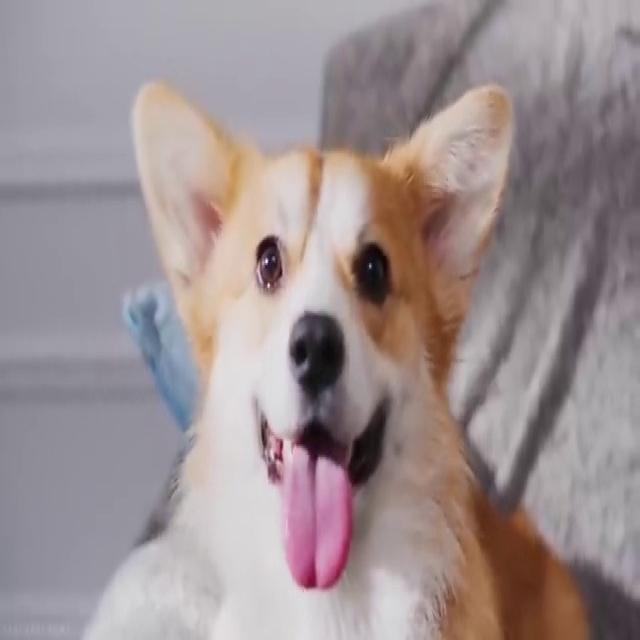
#> input picture scripts/hog/test_photo.jpg, 640 x 640 px
$ python -i usuniecie_tla.py   (imports and definitions only)
#> lines starting #> are read from the running program, lines starting #| are printed output that depends on the picture; after the words box and inside, x2 and y2 are one past the last pixel; in counts of white or black regions, pixels touching at a corner belong together
import numpy as np
import cv2


def _prepare_rgb_uint8(image):
    img = image
    if img.dtype != np.uint8:
        img = img.astype(np.float32)
        if img.max() <= 1.5:
            img = img * 255.0
        img = np.clip(img, 0, 255).astype(np.uint8)
    if img.ndim == 2:
        img = np.stack([img, img, img], axis=2)
    if img.shape[2] == 4:
        img = img[:, :, :3]
    return img


def _fill_holes(mask_bool):
    mask_u8 = (mask_bool.astype(np.uint8)) * 255
    h, w = mask_u8.shape
    im_floodfill = mask_u8.copy()
    flood_mask = np.zeros((h + 2, w + 2), np.uint8)
    cv2.floodFill(im_floodfill, flood_mask, (0, 0), 255)
    im_floodfill_inv = cv2.bitwise_not(im_floodfill)
    filled = mask_u8 | im_floodfill_inv
    return filled > 0


def draw_orb_keypoints(image, nfeatures=1000):
    img_u8 = _prepare_rgb_uint8(image)
    gray = cv2.cvtColor(img_u8, cv2.COLOR_RGB2GRAY)
    orb = cv2.ORB_create(nfeatures=nfeatures)
    kps = orb.detect(gray, None)
    out = img_u8.copy()
    out = cv2.drawKeypoints(img_u8,kps,out,color=(0, 255, 0),flags=cv2.DRAW_MATCHES_FLAGS_DRAW_RICH_KEYPOINTS,)
    out = out.astype(np.float32) / 255.0
    return out


def remove_background_from_image(image,nfeatures=1500,margin_frac=0.05,bg_color=(1.0, 1.0, 1.0),):
    """
    Usuwanie tła na podstawie lokalizacji punktów ORB:
    --> wykrywamy punkty ORB,
    --> bierzemy ich convex hull (zewnętrzna otoczka),
    --> wypełniam cały środek tej otoczki,
    --> lekko rozszerzamy maskę (margines),
    --> resztę ustawiamy na kolor tła.
    """
#> called with nfeatures = 1500, margin_frac = 0.05, bg_color = (1, 1, 1)
    img_u8 = _prepare_rgb_uint8(image)
    h, w = img_u8.shape[:2]
#> h = 640; w = 640

    gray = cv2.cvtColor(img_u8, cv2.COLOR_RGB2GRAY)
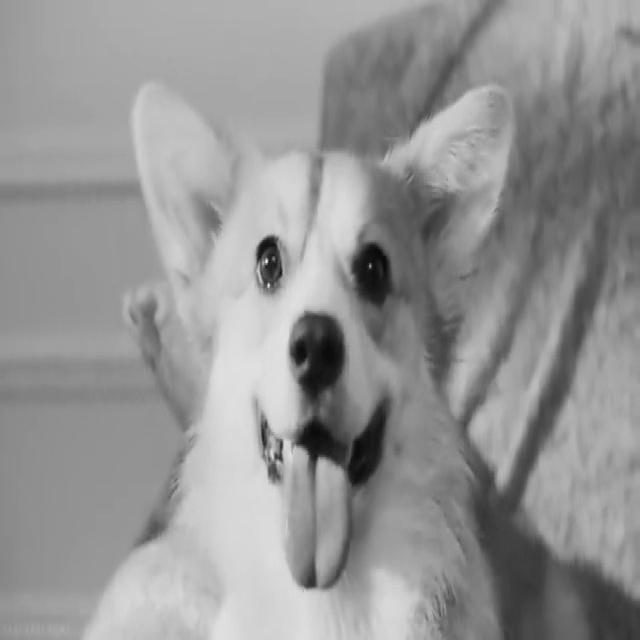
#> gray: shape (640, 640); min 6, max 243, mean 148.5
    orb = cv2.ORB_create(nfeatures=nfeatures)
    kps = orb.detect(gray, None)
#> kps = 572 keypoints; strongest (x, y, size): (266, 260, 31), (269, 240, 111.1), (269, 242, 92.6), (271, 239, 77.1)

    #ORB nie znalazł nic to zostawiam środek obrazka
    if len(kps) == 0:
        mask = np.zeros((h, w), dtype=bool)
        y1 = int(0.2 * h)
        y2 = int(0.8 * h)
        x1 = int(0.2 * w)
        x2 = int(0.8 * w)
        mask[y1:y2, x1:x2] = True
    else:
        pts = np.array([[kp.pt[0], kp.pt[1]] for kp in kps], dtype=np.float32)
#> pts = 572 pairs, first value 131.4 to 501.6, second value 117 to 596.4
        hull = cv2.convexHull(pts)
#> hull = [[501.6, 480.1], [499.7, 485.2], [435.6, 596.4], [303, 591], [137.4, 540.5], [131.4, 313.5], [197.1, 197.1], [322.5, 143.3], [428, 117], [494.5, 132.6]]
        mask_u8 = np.zeros((h, w), dtype=np.uint8)
        cv2.fillConvexPoly(mask_u8, hull.astype(np.int32), 255)
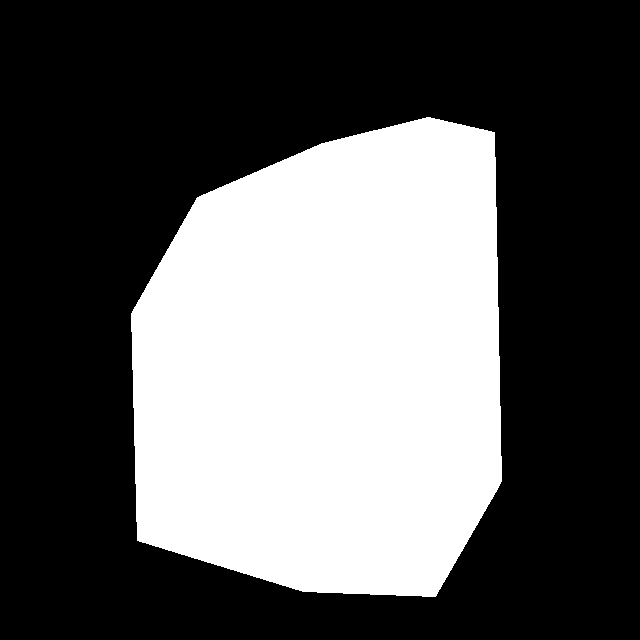
#> mask_u8: shape (640, 640); 36.3% white; 1 white region, box (x1, y1, x2, y2) and area: (131, 117, 502, 597) 148815

        #margines
        margin = int(margin_frac * max(h, w))
#> margin = 32
        if margin > 0:
            kernel = np.ones((margin, margin), np.uint8)
            mask_u8 = cv2.dilate(mask_u8, kernel, iterations=1)
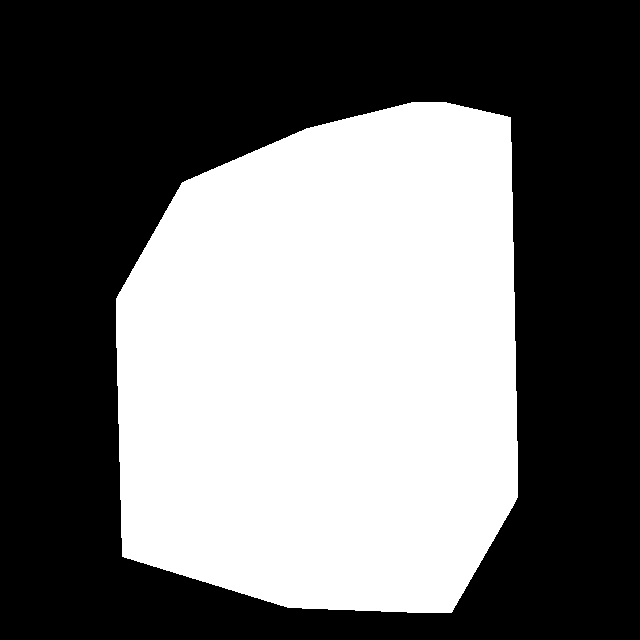
#> mask_u8: shape (640, 640); 43% white; 1 white region, box (x1, y1, x2, y2) and area: (116, 102, 518, 613) 176157

        mask = mask_u8 > 0
        mask = _fill_holes(mask)
#> in _fill_holes, `cv2.floodFill(im_floodfill, flood_mask, (0, 0), 255)`: im_floodfill: shape (640, 640); every value is 255
#> in _fill_holes, `im_floodfill_inv = cv2.bitwise_not(im_floodfill)`: im_floodfill_inv: shape (640, 640); every value is 0

        #lekkie domknięcie (wygładza brzegi)
        kernel_small = np.ones((5, 5), np.uint8)
        mask_u8 = (mask.astype(np.uint8)) * 255
        mask_u8 = cv2.morphologyEx(mask_u8, cv2.MORPH_CLOSE, kernel_small, iterations=1)
        mask = mask_u8 > 0

    #maska na obraz
    img = image.astype(np.float32)
    if img.max() > 1.5:
        img = img / 255.0

    out = img.copy()
    bg = np.array(bg_color, dtype=np.float32)
    out[~mask] = bg
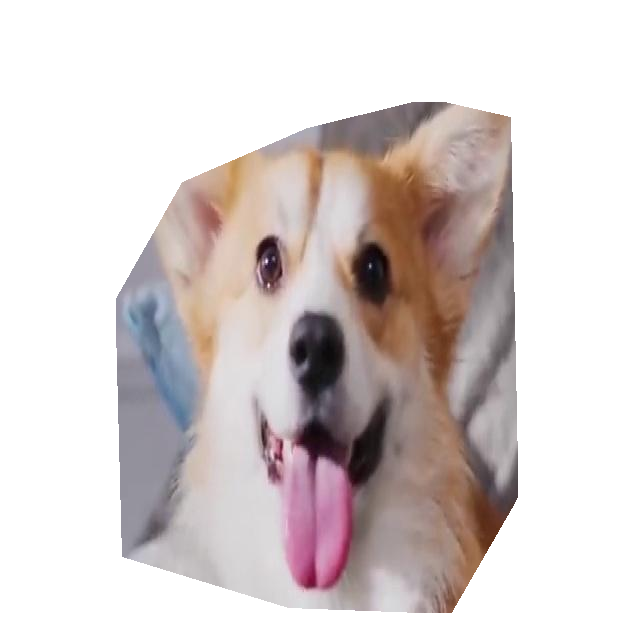
#> out: shape (640, 640, 3) float32; mean R, G, B 0.847, 0.814, 0.81

    return out

>>> import cv2
>>> picture = cv2.cvtColor(cv2.imread('../hog/test_photo.jpg'), cv2.COLOR_BGR2RGB)
>>> result = remove_background_from_image(picture)
